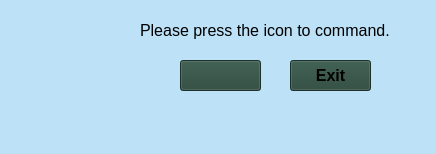
<?xml version="1.0" encoding="UTF-8"?>
<ui version="4.0">
 <class>MainWindow</class>
 <widget class="QMainWindow" name="MainWindow">
  <property name="geometry">
   <rect>
    <x>0</x>
    <y>0</y>
    <width>436</width>
    <height>154</height>
   </rect>
  </property>
  <property name="windowTitle">
   <string>MainWindow</string>
  </property>
  <property name="styleSheet">
   <string notr="true">background-color: rgb(189, 225, 246);</string>
  </property>
  <widget class="QWidget" name="centralwidget">
   <widget class="QPushButton" name="listen">
    <property name="geometry">
     <rect>
      <x>180</x>
      <y>60</y>
      <width>81</width>
      <height>31</height>
     </rect>
    </property>
    <property name="styleSheet">
     <string notr="true">background-color: rgb(39, 69, 57);</string>
    </property>
    <property name="text">
     <string/>
    </property>
    <property name="icon">
     <iconset>
      <normaloff>voice2.jpg</normaloff>voice2.jpg</iconset>
    </property>
   </widget>
   <widget class="QLabel" name="label">
    <property name="geometry">
     <rect>
      <x>140</x>
      <y>10</y>
      <width>251</width>
      <height>41</height>
     </rect>
    </property>
    <property name="font">
     <font>
      <pointsize>12</pointsize>
     </font>
    </property>
    <property name="text">
     <string>Please press the icon to command.</string>
    </property>
   </widget>
   <widget class="QLabel" name="label_2">
    <property name="geometry">
     <rect>
      <x>10</x>
      <y>10</y>
      <width>81</width>
      <height>61</height>
     </rect>
    </property>
    <property name="text">
     <string/>
    </property>
    <property name="pixmap">
     <pixmap>victoria.png</pixmap>
    </property>
    <property name="scaledContents">
     <bool>true</bool>
    </property>
   </widget>
   <widget class="QPushButton" name="Exit">
    <property name="geometry">
     <rect>
      <x>290</x>
      <y>60</y>
      <width>81</width>
      <height>31</height>
     </rect>
    </property>
    <property name="font">
     <font>
      <pointsize>12</pointsize>
      <weight>75</weight>
      <bold>true</bold>
     </font>
    </property>
    <property name="styleSheet">
     <string notr="true">background-color: rgb(39, 69, 57);</string>
    </property>
    <property name="text">
     <string>Exit</string>
    </property>
   </widget>
  </widget>
  <widget class="QMenuBar" name="menubar">
   <property name="geometry">
    <rect>
     <x>0</x>
     <y>0</y>
     <width>436</width>
     <height>21</height>
    </rect>
   </property>
  </widget>
  <widget class="QStatusBar" name="statusbar"/>
 </widget>
 <resources>
  <include location="icons.qrc"/>
 </resources>
 <connections/>
</ui>
